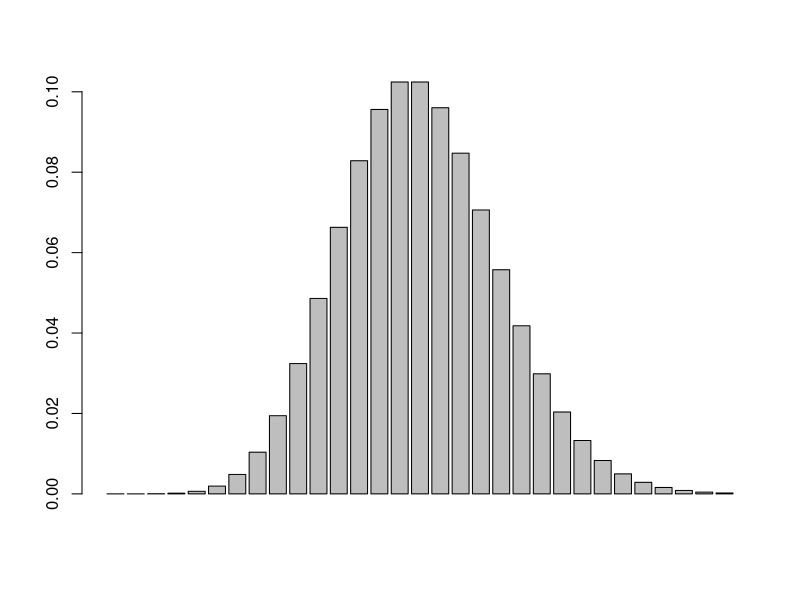
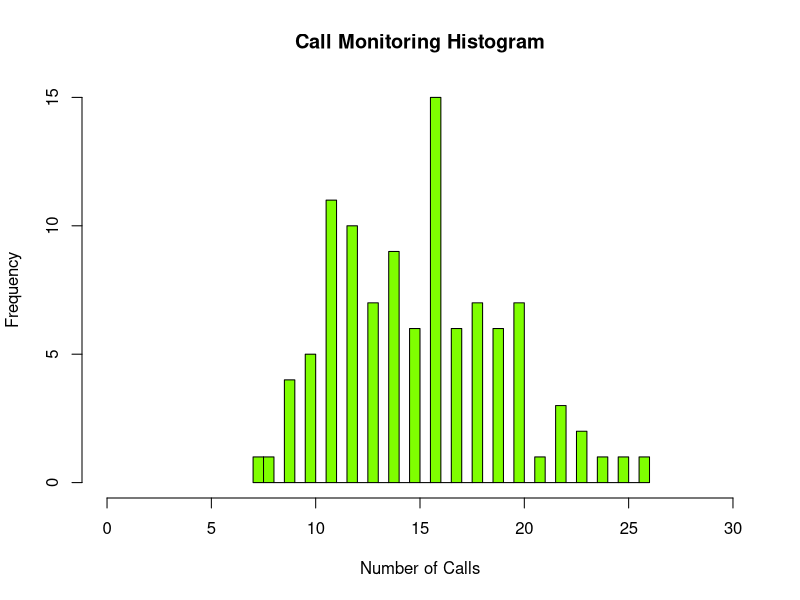

The R script that drew these images, in order:
## ---- chunk 1
knitr::opts_chunk$set(echo = TRUE)

## ---- chunk 2
?dpois #to give me more information on the Poisson Distribution
x<-8
l<-15
1-ppois(q=x,lambda=l) 
#Probability=0.9625535 or 96%
## ---- chunk 3
dpois(0,15)
#Probability=3.059023e-07
## ---- chunk 4
dpois(3,15)
#Probability=0.0001720701
## ---- chunk 5
x<-0:30
l=15
barplot(dpois(x,l))
## ---- chunk 6
rpois(104,15) #simulated 104 results from this distribution
## ---- chunk 7
y<-rpois(104,15)
hist(y,xlim=c(0,30),xlab="Number of Calls",main="Call Monitoring Histogram",breaks=30,col="chartreuse")
